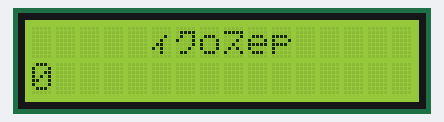
Bench run of a sketch on a simulated Arduino Uno, built with avr-gcc and run on an emulated ATmega328P. Shown: 16×2 character LCD.

Above: at 0.1 s.
At 4.1 s:
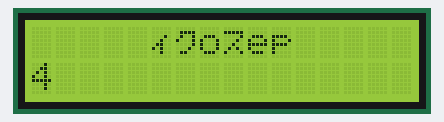
At 9.1 s:
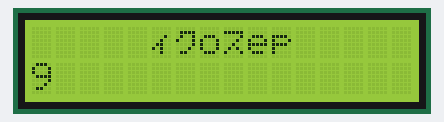
At 19.1 s:
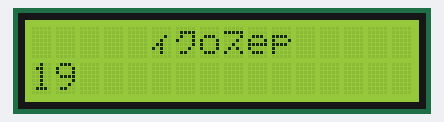
At 28.1 s:
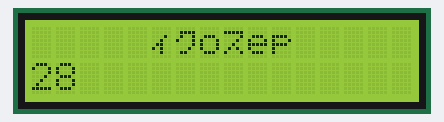
At 38.1 s:
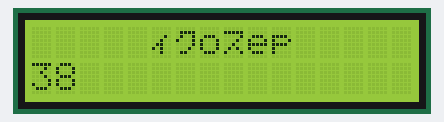

Measured:
- what the display in image 1 shows lasts 1.0 s, from 4.1 s to 5.1 s

The sketch:

Sketch10-LCD.ino
```cpp
#include <LiquidCrystal.h>
LiquidCrystal lcd(8, 9, 10, 11, 12, 13); // инициализация библиотеки. Аргументы - номера пинов Arduino,
                                         // к которым подключен экран (A0, E, DB4, DB5, DB6, DB7)
void setup()
{
    lcd.begin(16, 2); // настройка количество символов и строк
                      // в нашем случае у экрана 16 символов и 2 строки
    lcd.print("     \xA8\xB8o\xBD\x65\x70"); // по-умолчанию, курсор ввода данных стоит в отметке 0, 0
                                // то есть в начале экрана. выведем на эту позицию произвольный текст
}
void loop()
{
    lcd.setCursor(0, 1); // переместим курсор на начало второй строки
    lcd.print(millis() / 1000); // и напишем туда количество секунд, прошедших с момента запуск
    delay(1000);
}
```
